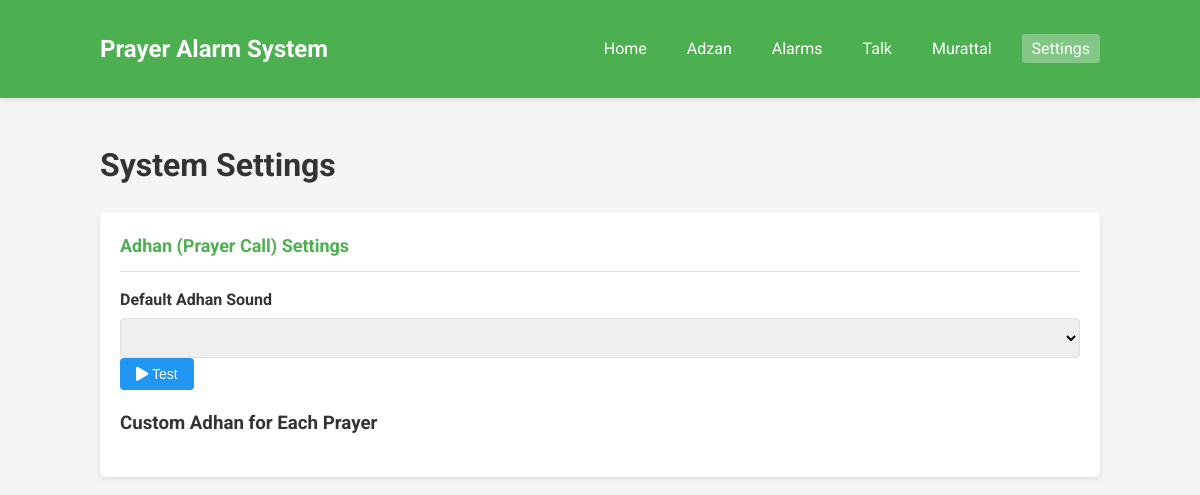
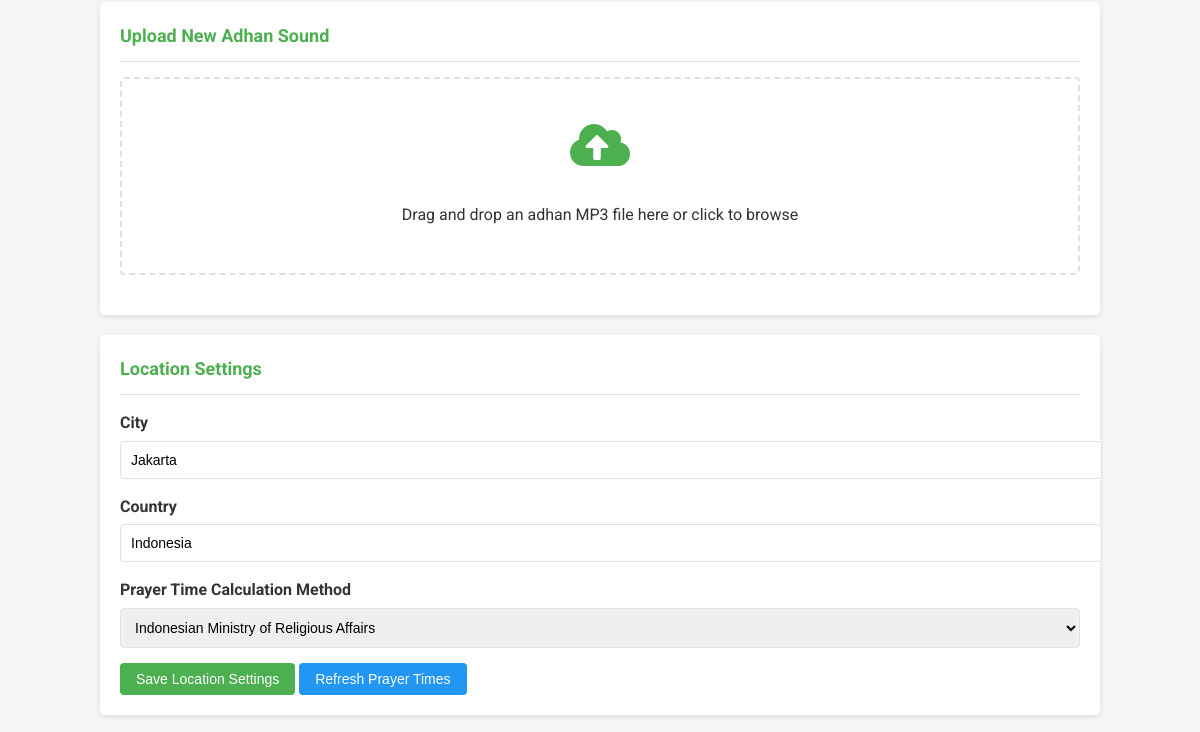
/web/settings (upper part), run on an earlier commit of the app's database (2 pictures, top to bottom).
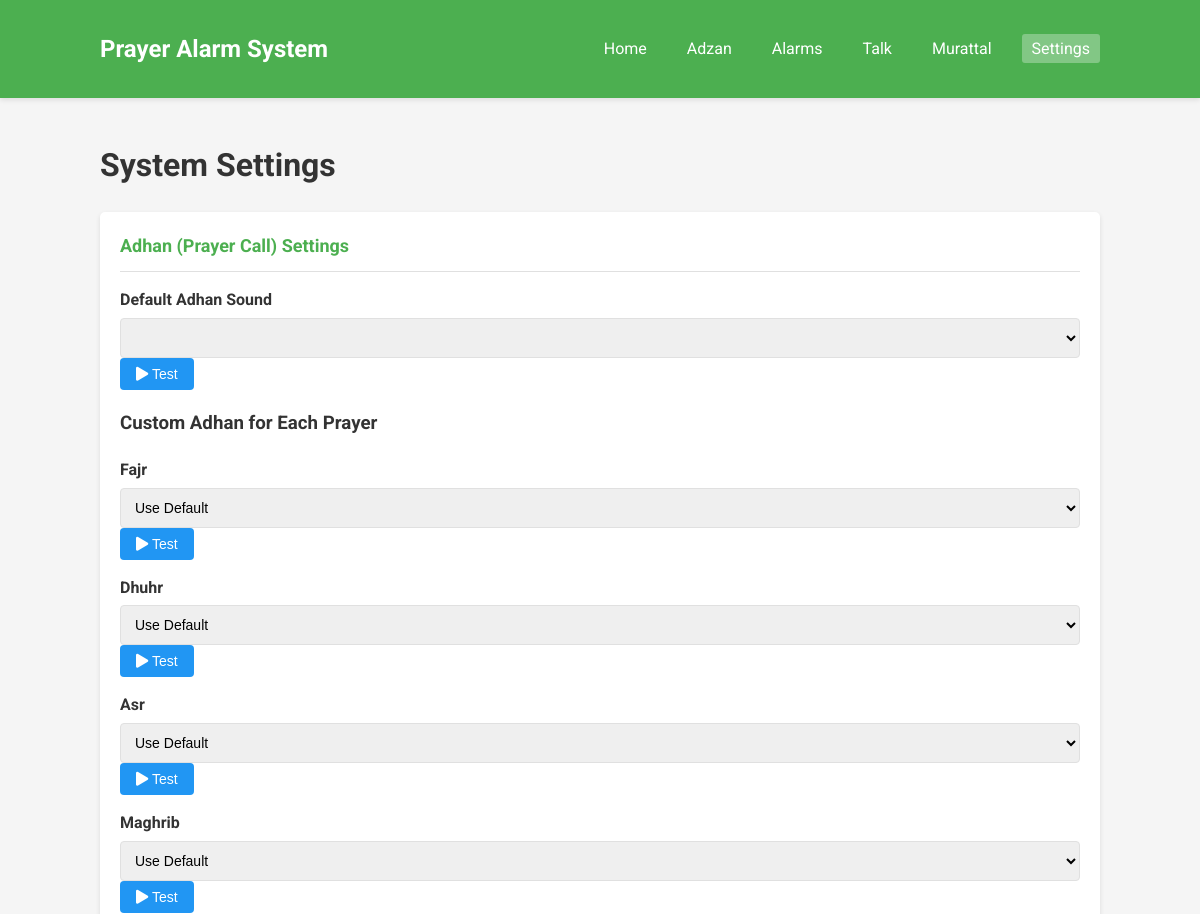
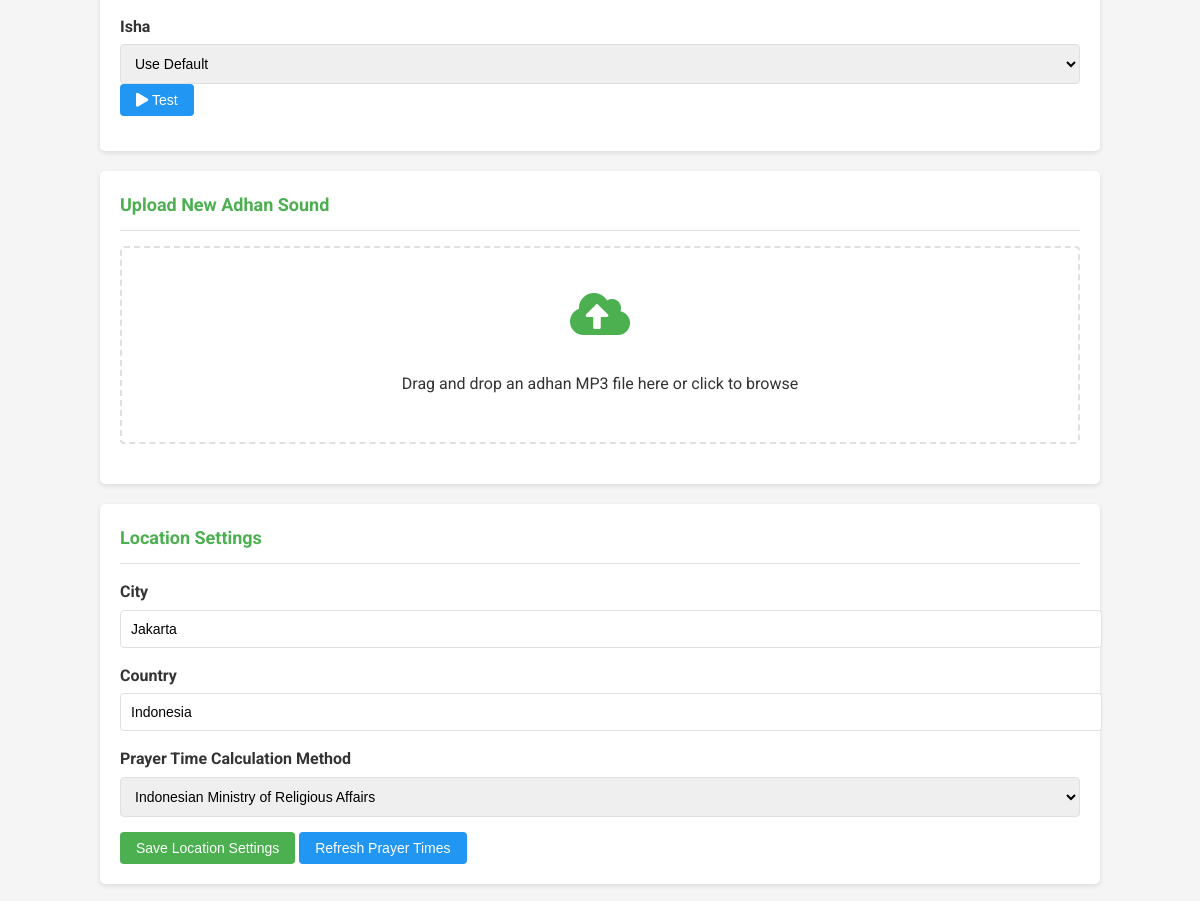
And on a later commit of the database (2 pictures, top to bottom).
### tables this page shows
CREATE TABLE prayer_times (
            id INTEGER PRIMARY KEY AUTOINCREMENT,
            name TEXT NOT NULL,
            time TEXT NOT NULL,
            enabled INTEGER NOT NULL,
            custom_sound TEXT
        );

### app.py (the view)
@app.route('/web/settings', methods=['GET'])
def web_settings():
    adhan_dir = os.path.join(os.path.dirname(__file__), "sounds")
    adhan_sounds = []
    for file in os.listdir(adhan_dir):
        if file.endswith(".mp3"):
            adhan_sounds.append({
                "name": file,
                "path": os.path.join(adhan_dir, file)
            })
    db = get_db()
    prayer_times = db.get_todays_prayer_times()
    return render_template('settings.html',
                          adhan_sounds=adhan_sounds,
                          prayers=prayer_times,
                          default_adhan=Config.DEFAULT_ADHAN_SOUND,
                          prayer_city=Config.PRAYER_CITY,
                          prayer_country=Config.PRAYER_COUNTRY,
                          calculation_method=Config.PRAYER_CALCULATION_METHOD,
                          volume=90)  # Default volume, replace with actual stored value if implemented

### database.py (called while the page is built)
def init_db():
    logger.info("Initializing database")
    with _get_db_connection() as conn:
        cursor = conn.cursor()
        cursor.execute('''
        CREATE TABLE IF NOT EXISTS alarms (
            id INTEGER PRIMARY KEY AUTOINCREMENT,
            time INTEGER NOT NULL,
            enabled INTEGER NOT NULL,
            repeating INTEGER NOT NULL,
            days TEXT,
            is_tts INTEGER NOT NULL,
            message TEXT,
            sound_path TEXT
        )
        ''')
        cursor.execute('''
        CREATE TABLE IF NOT EXISTS prayer_times (
            id INTEGER PRIMARY KEY AUTOINCREMENT,
            name TEXT NOT NULL,
            time TEXT NOT NULL,
            enabled INTEGER NOT NULL,
            custom_sound TEXT
        )
        ''')
        conn.commit()
    logger.info("Database initialized")

@contextmanager
def _get_db_connection():
    db_path = 'prayer_alarm.db'
    conn = sqlite3.connect(db_path, detect_types=sqlite3.PARSE_DECLTYPES, check_same_thread=False)
    conn.row_factory = sqlite3.Row
    try:
        yield conn
    except sqlite3.Error as e:
        logger.error(f"Database error: {str(e)}")
        raise
    finally:
        pass

def get_db():
    init_db()  # Make sure database is initialized
    return DatabaseWrapper()

    def get_prayer_times_by_date(self, date_str):
        with _get_db_connection() as conn:
            cursor = conn.cursor()
            date_obj = datetime.strptime(date_str, '%Y-%m-%d')
            next_day = date_obj + timedelta(days=1)
            cursor.execute('''
            SELECT * FROM prayer_times
            WHERE time >= ? AND time < ?
            ORDER BY time
            ''', (date_obj.isoformat(), next_day.isoformat()))
            rows = cursor.fetchall()
            return [self._row_to_prayer_time(row) for row in rows]

    def get_todays_prayer_times(self):
        today = datetime.now().strftime('%Y-%m-%d')
        return self.get_prayer_times_by_date(today)

    def _row_to_prayer_time(self, row):
        prayer_time = PrayerTime()
        prayer_time.id = row['id']
        prayer_time.name = row['name']
        prayer_time.time = datetime.fromisoformat(row['time'])
        prayer_time.enabled = bool(row['enabled'])
        prayer_time.custom_sound = row['custom_sound']
        return prayer_time

### templates/settings.html (shortened to what this page needs)
{% extends "layout.html" %}
{% block content %}
<h1>System Settings</h1>
<div class="card">
    <div class="card-header">
        <h2>Adhan (Prayer Call) Settings</h2>
    </div>
    <div class="card-content">
        <div class="form-group">
            <label for="default-adhan">Default Adhan Sound</label>
            <div class="sound-selector">
                <select id="default-adhan" class="form-control">
                </select>
                <button class="btn btn-secondary" onclick="testAdhan()">
                    <i class="fas fa-play"></i> Test
                </button>
            </div>
        </div>
        <h3>Custom Adhan for Each Prayer</h3>
        <div class="prayer-adhan-settings">
            {% for prayer in prayers %}
            <div class="form-group">
                <label for="adhan-{{ prayer.name|lower }}">{{ prayer.name }}</label>
                <div class="sound-selector">
                    <select id="adhan-{{ prayer.name|lower }}" class="form-control prayer-adhan-selector" data-prayer="{{ prayer.name }}">
                        <option value="">Use Default</option>
                    </select>
                    <button class="btn btn-secondary" onclick="testAdhanForPrayer('{{ prayer.name }}')">
                        <i class="fas fa-play"></i> Test
                    </button>
                </div>
            </div>
            {% endfor %}
        </div>
    </div>
</div>
<div class="card">
    <div class="card-header">
        <h2>Upload New Adhan Sound</h2>
    </div>
    <div class="card-content">
        <div class="upload-area" id="adhan-upload-area">
            <div class="upload-icon">
                <i class="fas fa-cloud-upload-alt"></i>
            </div>
            <p>Drag and drop an adhan MP3 file here or click to browse</p>
        </div>
    </div>
</div>
<div class="card">
    <div class="card-header">
        <h2>Location Settings</h2>
    </div>
    <div class="card-content">
        <div class="form-group">
            <label for="prayer-city">City</label>
            <input type="text" id="prayer-city" class="form-control" value="{{ prayer_city }}" placeholder="Jakarta">
        </div>
        <div class="form-group">
            <label for="prayer-country">Country</label>
            <input type="text" id="prayer-country" class="form-control" value="{{ prayer_country }}" placeholder="Indonesia">
        </div>
        <div class="form-group">
            <label for="calculation-method">Prayer Time Calculation Method</label>
            <select id="calculation-method" class="form-control">
                <option value="11" {% if calculation_method == 11 %}selected{% endif %}>Indonesian Ministry of Religious Affairs</option>
            </select>
        </div>
        <button id="save-location" class="btn">Save Location Settings</button>
        <button id="refresh-prayer-times" class="btn btn-secondary">Refresh Prayer Times</button>
    </div>
</div>
{% endblock %}

### templates/layout.html (shortened to what this page needs)
<!DOCTYPE html>
<html lang="en">
<head>
    <link rel="stylesheet" href="https://cdnjs.cloudflare.com/ajax/libs/font-awesome/5.15.4/css/all.min.css">
    <link rel="stylesheet" href="{{ url_for('static', filename='css/styles.css') }}?v={{ range(1000, 9999) | random }}">
</head>
<body>
    <header>
        <div class="container">
            <div class="logo">Prayer Alarm System</div>
            <nav>
                <ul>
                    <li><a href="{{ url_for('web_home') }}" {% if request.endpoint == 'web_home' %}class="active"{% endif %}>Home</a></li>
                    <li><a href="{{ url_for('web_prayer_times') }}" {% if request.endpoint == 'web_prayer_times' %}class="active"{% endif %}>Adzan</a></li>
                    <li><a href="{{ url_for('web_alarms') }}" {% if request.endpoint == 'web_alarms' %}class="active"{% endif %}>Alarms</a></li>
                    <li><a href="{{ url_for('web_push_to_talk') }}" {% if request.endpoint == 'web_push_to_talk' %}class="active"{% endif %}>Talk</a></li>
                    <li><a href="{{ url_for('web_murattal') }}" {% if request.endpoint == 'web_murattal' %}class="active"{% endif %}>Murattal</a></li>
                    <li><a href="{{ url_for('web_settings') }}" {% if request.endpoint == 'web_settings' %}class="active"{% endif %}>Settings</a></li>
                </ul>
            </nav>
        </div>
    </header>
    <div class="container">
        {% block content %}{% endblock %}
    </div>
</body>
</html>

### static/css/styles.css (style rules this page uses)
:root { --primary-color: #4CAF50; --secondary-color: #2196F3; --accent-color: #FF9800; --error-color: #F44336; --text-color: #333; --light-bg: #f5f5f5; --card-bg: #fff; --divider-color: #e0e0e0; }
body { font-family: 'Roboto', Arial, sans-serif; line-height: 1.6; color: var(--text-color); margin: 0; padding: 0; padding-bottom: 50px; background-color: var(--light-bg); }
.container { max-width: 1000px; margin: 0 auto; padding: 20px; }
header { background-color: var(--primary-color); color: white; padding: 10px 0; box-shadow: 0 2px 5px rgba(0, 0, 0, 0.1); }
header .container { display: flex; justify-content: space-between; align-items: center; }
.logo { font-size: 24px; font-weight: bold; }
nav ul { list-style-type: none; display: flex; margin: 0; padding: 0; }
nav ul li { margin-left: 20px; }
nav ul li a { color: white; text-decoration: none; padding: 5px 10px; border-radius: 3px; transition: background-color 0.3s; }
nav ul li a.active { background-color: rgba(255, 255, 255, 0.3); }
.card { background-color: var(--card-bg); border-radius: 5px; box-shadow: 0 2px 5px rgba(0, 0, 0, 0.1); padding: 20px; margin-bottom: 20px; }
.card-header { border-bottom: 1px solid var(--divider-color); padding-bottom: 10px; margin-bottom: 15px; display: flex; justify-content: space-between; align-items: center; }
.card-header h2 { margin: 0; font-size: 18px; color: var(--primary-color); }
.btn { display: inline-block; background-color: var(--primary-color); color: white; padding: 8px 16px; border: none; border-radius: 4px; cursor: pointer; text-decoration: none; font-size: 14px; transition: background-color 0.3s; }
.btn-secondary { background-color: var(--secondary-color); }
.form-group { margin-bottom: 15px; }
.form-group label { display: block; margin-bottom: 5px; font-weight: bold; }
.form-control { width: 100%; padding: 10px; border: 1px solid var(--divider-color); border-radius: 4px; font-size: 14px; }
.upload-area { border: 2px dashed var(--divider-color); padding: 30px; text-align: center; margin-bottom: 20px; border-radius: 4px; cursor: pointer; transition: border-color 0.3s; }
.upload-icon { font-size: 48px; color: var(--primary-color); margin-bottom: 10px; }

What changed in the data, as far as the page shows it:
added prayer_times: name "Fajr"
added prayer_times: name "Dhuhr"
added prayer_times: name "Asr"
added prayer_times: name "Maghrib"
added prayer_times: name "Isha"
